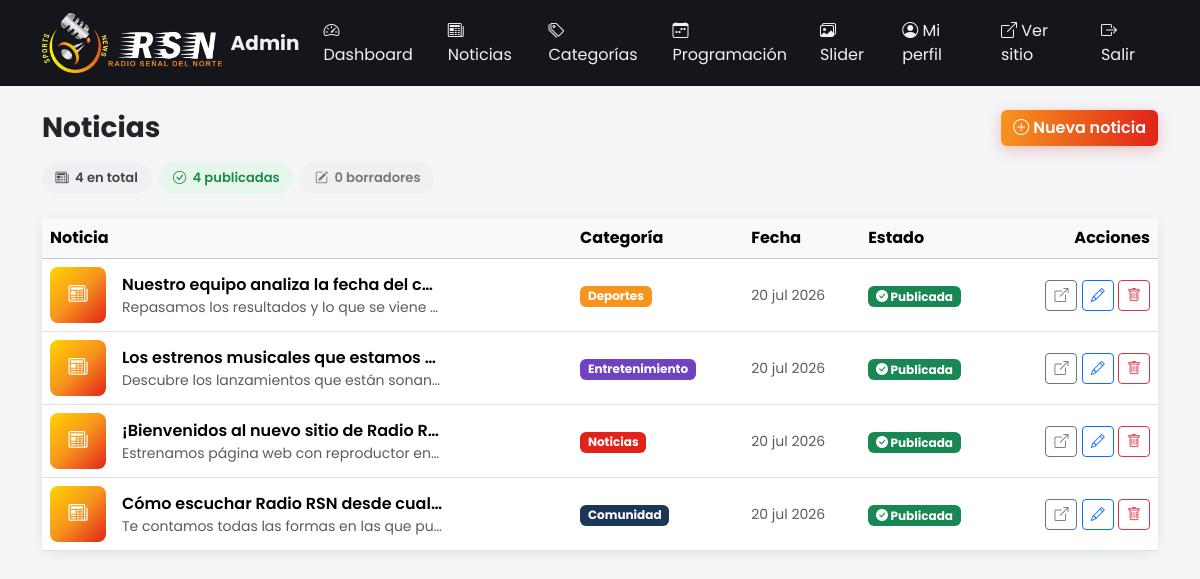
/admin/noticias.php (signed in), run on the app's committed database.
### tables this page shows
CREATE TABLE IF NOT EXISTS noticias (
  id INT AUTO_INCREMENT PRIMARY KEY,
  titulo VARCHAR(255) NOT NULL,
  slug VARCHAR(255) NOT NULL UNIQUE,
  resumen TEXT,
  contenido LONGTEXT NOT NULL,
  imagen VARCHAR(255) DEFAULT NULL,
  categoria_id INT DEFAULT NULL,
  publicado TINYINT(1) NOT NULL DEFAULT 1,
  creado_en TIMESTAMP DEFAULT CURRENT_TIMESTAMP,
  actualizado_en TIMESTAMP DEFAULT CURRENT_TIMESTAMP ON UPDATE CURRENT_TIMESTAMP,
  CONSTRAINT fk_noticias_categoria FOREIGN KEY (categoria_id) REFERENCES categorias(id) ON DELETE SET NULL,
  INDEX idx_categoria (categoria_id)
);

CREATE TABLE IF NOT EXISTS categorias (
  id INT AUTO_INCREMENT PRIMARY KEY,
  nombre VARCHAR(80) NOT NULL,
  slug VARCHAR(80) NOT NULL UNIQUE,
  color VARCHAR(7) NOT NULL DEFAULT '#f7941d',  
  creado_en TIMESTAMP DEFAULT CURRENT_TIMESTAMP
);

### includes/functions.php (called while the page is built, shortened)
<?php
function h($str): string
{
    return htmlspecialchars((string)$str, ENT_QUOTES, 'UTF-8');
}
function getNoticias(?int $limite = null, bool $soloPublicadas = true, ?string $categoriaSlug = null): array
{
    $pdo = getPDO();
    $sql = 'SELECT n.*, c.nombre AS categoria_nombre, c.slug AS categoria_slug, c.color AS categoria_color
            FROM noticias n
            LEFT JOIN categorias c ON c.id = n.categoria_id';
    $condiciones = [];
    $parametros = [];
    $sql .= ' ORDER BY n.creado_en DESC';
    $stmt = $pdo->prepare($sql);
    $stmt->execute($parametros);
    return $stmt->fetchAll();
}
function getTodasNoticias(): array
{
    return getNoticias(null, false);
}
function fechaLegible(string $fechaMysql): string
{
    $meses = [1=>'ene','feb','mar','abr','may','jun','jul','ago','sep','oct','nov','dic'];
    $ts = strtotime($fechaMysql);
    return date('d', $ts) . ' ' . $meses[(int)date('n', $ts)] . ' ' . date('Y', $ts);
}
function recortarTexto(string $texto, int $limite = 160): string
{
    $texto = trim(strip_tags($texto));
    if (mb_strlen($texto) <= $limite) {
        return $texto;
    }
    $recortado = mb_substr($texto, 0, $limite);
    $recortado = mb_substr($recortado, 0, mb_strrpos($recortado, ' '));
    return $recortado . '…';
}

### admin/noticias.php (the view, shortened to what this page needs)
<?php
require_once __DIR__ . '/../includes/functions.php';
$noticias = getTodasNoticias();
$totalPublicadas = count(array_filter($noticias, fn($n) => (int)$n['publicado'] === 1));
$totalBorradores = count($noticias) - $totalPublicadas;
include __DIR__ . '/includes/admin_header.php';
?>
<div class="d-flex justify-content-between align-items-center flex-wrap gap-2 mb-3">
  <h1 class="h3 fw-bold mb-0">Noticias</h1>
  <a href="noticia_form.php" class="btn btn-brand"><i class="bi bi-plus-circle"></i> Nueva noticia</a>
</div>
<div class="d-flex flex-wrap gap-2 mb-4">
  <span class="news-count-pill"><i class="bi bi-newspaper"></i> <?= count($noticias) ?> en total</span>
  <span class="news-count-pill is-success"><i class="bi bi-check-circle"></i> <?= $totalPublicadas ?> publicadas</span>
  <span class="news-count-pill is-muted"><i class="bi bi-pencil-square"></i> <?= $totalBorradores ?> borradores</span>
</div>
<div class="card admin-card">
  <div class="table-responsive">
    <table class="table align-middle mb-0 news-table">
      <thead class="table-light">
        <tr>
          <th>Noticia</th>
          <th>Categoría</th>
          <th>Fecha</th>
          <th>Estado</th>
          <th class="text-end">Acciones</th>
        </tr>
      </thead>
      <tbody>
        <?php if (empty($noticias)): ?>
          <tr><td colspan="5" class="text-center text-muted py-5">
            <i class="bi bi-newspaper fs-2 d-block mb-2"></i>
            Aún no hay noticias. <a href="noticia_form.php">Crea la primera</a>.
          </td></tr>
        <?php else: foreach ($noticias as $n): ?>
          <tr>
            <td>
              <div class="d-flex align-items-center gap-3">
                <?php if (!empty($n['imagen'])): ?>
                  <img src="../uploads/noticias/<?= h($n['imagen']) ?>" alt="" class="news-thumb">
                <?php else: ?>
                  <div class="news-thumb news-thumb-placeholder"><i class="bi bi-newspaper"></i></div>
                <?php endif; ?>
                <div class="min-w-0">
                  <div class="fw-semibold text-truncate news-thumb-title"><?= h($n['titulo']) ?></div>
                  <div class="text-muted small text-truncate news-thumb-title">
                    <?= h(recortarTexto($n['resumen'] ?: $n['contenido'], 70)) ?>
                  </div>
                </div>
              </div>
            </td>
            <td>
              <?php if (!empty($n['categoria_nombre'])): ?>
                <span class="badge" style="background:<?= h($n['categoria_color']) ?>"><?= h($n['categoria_nombre']) ?></span>
              <?php else: ?>
                <span class="text-muted small">Sin categoría</span>
              <?php endif; ?>
            </td>
            <td class="small text-muted"><?= fechaLegible($n['creado_en']) ?></td>
            <td>
              <?php if ($n['publicado']): ?>
                <span class="badge bg-success"><i class="bi bi-check-circle-fill"></i> Publicada</span>
              <?php else: ?>
                <span class="badge bg-secondary"><i class="bi bi-pencil-square"></i> Borrador</span>
              <?php endif; ?>
            </td>
            <td class="text-end">
              <?php if ($n['publicado']): ?>
                <a href="../noticia.php?slug=<?= urlencode($n['slug']) ?>" target="_blank" class="btn btn-sm btn-outline-secondary" title="Ver en el sitio"><i class="bi bi-box-arrow-up-right"></i></a>
              <?php endif; ?>
              <a href="noticia_form.php?id=<?= (int)$n['id'] ?>" class="btn btn-sm btn-outline-primary" title="Editar"><i class="bi bi-pencil"></i></a>
              <form action="noticia_eliminar.php" method="post" class="d-inline" onsubmit="return confirm('¿Eliminar esta noticia? Esta acción no se puede deshacer.');">
                <button type="submit" class="btn btn-sm btn-outline-danger" title="Eliminar"><i class="bi bi-trash"></i></button>
              </form>
            </td>
          </tr>
        <?php endforeach; endif; ?>
      </tbody>
    </table>
  </div>
</div>
<?php include __DIR__ . '/includes/admin_footer.php'; ?>

### assets/css/style.css (style rules this page uses)
:root { --brand: #f7941d; --brand-dark: #d1450f; --brand-yellow: #ffd400; --brand-red: #e2231a; --dark-bg: #14161c; --dark-bg-2: #1c1f27; }
html { scroll-behavior: smooth; }
body { font-family: 'Poppins', 'Segoe UI', Roboto, Arial, sans-serif; background: #f4f5f7; overflow-x: hidden; }
a { text-decoration: none; }
.btn-brand { background: linear-gradient(90deg, var(--brand), var(--brand-red)); color: #fff; border: none; font-weight: 600; transition: transform .15s ease, box-shadow .15s ease, opacity .15s ease; box-shadow: 0 4px 14px rgba(226, 35, 26, .25); }
.news-count-pill { display: inline-flex; align-items: center; gap: .4rem; background: #eef0f3; color: #444; font-size: .82rem; font-weight: 600; padding: .4rem .85rem; border-radius: 2rem; }
.news-count-pill.is-success { background: #e6f6ec; color: #1e8a4c; }
.news-count-pill.is-muted { background: #f0f0f0; color: #777; }
.news-table tbody tr { transition: background .15s ease; }
.news-thumb { width: 56px; height: 56px; min-width: 56px; border-radius: .5rem; object-fit: cover; }
.news-thumb-placeholder { display: flex; align-items: center; justify-content: center; background: linear-gradient(135deg, var(--brand-yellow), var(--brand), var(--brand-red)); color: #fff; font-size: 1.2rem; }
.news-thumb-title { max-width: 320px; }
.min-w-0 { min-width: 0; }

### admin/includes/admin_header.php (style rules this page uses)
body { background: #f4f5f7; padding-bottom: 0; font-family: 'Poppins', 'Segoe UI', Arial, sans-serif; }
.admin-card { border: none; border-radius: .75rem; box-shadow: 0 2px 12px rgba(0,0,0,.08); }

### data on the page
noticias: titulo "Nuestro equipo analiza la fecha del c…", resumen "Repasamos los resultados y lo que se viene…", categoria.nombre "Deportes", creado_en "20 jul 2026", publicado 1 (drawn)
noticias: titulo "Los estrenos musicales que estamos…", resumen "Descubre los lanzamientos que están sonan…", categoria.nombre "Entretenimiento", creado_en "20 jul 2026", publicado 1 (drawn)
noticias: titulo "¡Bienvenidos al nuevo sitio de Radio R…", resumen "Estrenamos página web con reproductor en…", categoria.nombre "Noticias", creado_en "20 jul 2026", publicado 1 (drawn)
noticias: titulo "Cómo escuchar Radio RSN desde cua…", resumen "Te contamos todas las formas en las que pu…", categoria.nombre "Comunidad", creado_en "20 jul 2026", publicado 1 (drawn)

### other printed values
count($noticias) "4"
$totalPublicadas "4"
$totalBorradores "0"
